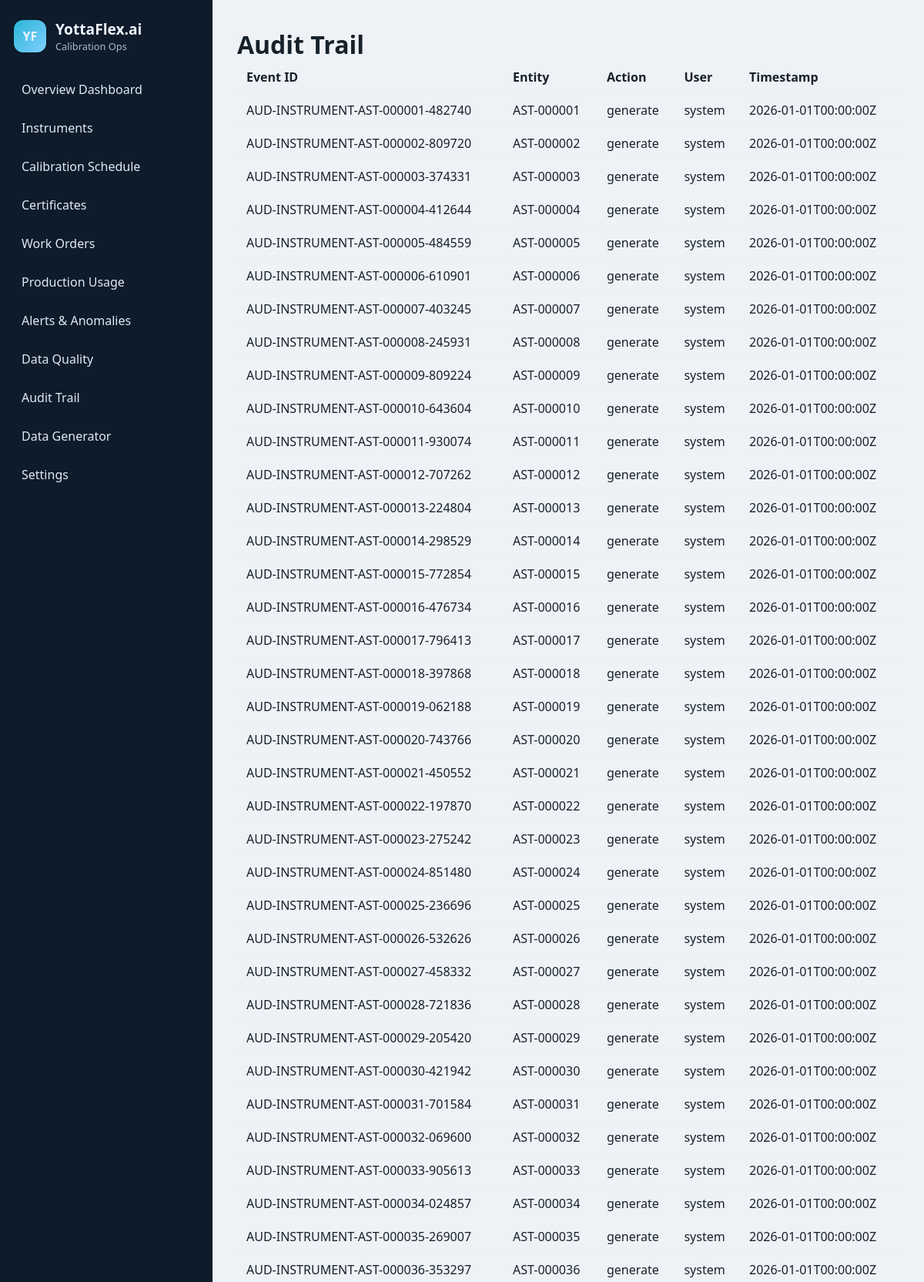
Screenshot of /audit (upper part) with the database file from the repository.
### tables this page shows
CREATE TABLE audit_record (
    id INTEGER PRIMARY KEY AUTOINCREMENT,
    event_id TEXT UNIQUE NOT NULL,
    entity_type TEXT NOT NULL,
    entity_id TEXT NOT NULL,
    action TEXT NOT NULL,
    previous_state TEXT,
    new_state TEXT,
    user_name TEXT NOT NULL,
    created_at TEXT NOT NULL,
    reason TEXT
);

### yottaflex/app.py (the view)
    @app.route('/audit')
    def audit():
        conn = get_connection(app.config['DATABASE_PATH'])
        rows = conn.execute('SELECT * FROM audit_record ORDER BY created_at DESC LIMIT 100').fetchall()
        conn.close()
        return render_template('audit.html', audits=rows)

### yottaflex/db.py (called while the page is built)
def get_connection(database_path=None):
    path = database_path or os.getenv('DATABASE_PATH')
    if not path:
        os.makedirs(str(BASE_DIR / 'data'), exist_ok=True)
        path = str(BASE_DIR / 'data' / 'yottaflex.db')
    os.makedirs(os.path.dirname(path) or '.', exist_ok=True)
    conn = sqlite3.connect(path)
    conn.row_factory = sqlite3.Row
    return conn

### templates/audit.html (shortened to what this page needs)
{% extends 'base.html' %}
{% block content %}
<h1>Audit Trail</h1>
<table class="table">
  <thead><tr><th>Event ID</th><th>Entity</th><th>Action</th><th>User</th><th>Timestamp</th></tr></thead>
  <tbody>
    {% for row in audits %}
    <tr><td>{{ row.event_id }}</td><td>{{ row.entity_id }}</td><td>{{ row.action }}</td><td>{{ row.user_name }}</td><td>{{ row.created_at }}</td></tr>
    {% endfor %}
  </tbody>
</table>
{% endblock %}

### static/styles.css (style rules this page uses)
body { margin:0; font-family:Segoe UI, Arial,sans-serif; background:#eef2f6; color:#17212b; }
h1 { margin: 4px 0 0; font-size:2rem; }
.table { width:100%; border-collapse:collapse; }
.table th, .table td { padding:10px 12px; border-bottom:1px solid #edf1f4; text-align:left; }

### rows the page displays
audit_record: event_id "AUD-INSTRUMENT-AST-000001-482740", entity_id "AST-000001", action "generate", user_name "system", created_at "2026-01-01T00:00:00Z"
audit_record: event_id "AUD-INSTRUMENT-AST-000002-809720", entity_id "AST-000002", action "generate", user_name "system", created_at "2026-01-01T00:00:00Z"
audit_record: event_id "AUD-INSTRUMENT-AST-000003-374331", entity_id "AST-000003", action "generate", user_name "system", created_at "2026-01-01T00:00:00Z"
audit_record: event_id "AUD-INSTRUMENT-AST-000004-412644", entity_id "AST-000004", action "generate", user_name "system", created_at "2026-01-01T00:00:00Z"
audit_record: event_id "AUD-INSTRUMENT-AST-000005-484559", entity_id "AST-000005", action "generate", user_name "system", created_at "2026-01-01T00:00:00Z"
audit_record: event_id "AUD-INSTRUMENT-AST-000006-610901", entity_id "AST-000006", action "generate", user_name "system", created_at "2026-01-01T00:00:00Z"
audit_record: event_id "AUD-INSTRUMENT-AST-000007-403245", entity_id "AST-000007", action "generate", user_name "system", created_at "2026-01-01T00:00:00Z"
audit_record: event_id "AUD-INSTRUMENT-AST-000008-245931", entity_id "AST-000008", action "generate", user_name "system", created_at "2026-01-01T00:00:00Z"
audit_record: event_id "AUD-INSTRUMENT-AST-000009-809224", entity_id "AST-000009", action "generate", user_name "system", created_at "2026-01-01T00:00:00Z"
audit_record: event_id "AUD-INSTRUMENT-AST-000010-643604", entity_id "AST-000010", action "generate", user_name "system", created_at "2026-01-01T00:00:00Z"
audit_record: event_id "AUD-INSTRUMENT-AST-000011-930074", entity_id "AST-000011", action "generate", user_name "system", created_at "2026-01-01T00:00:00Z"
audit_record: event_id "AUD-INSTRUMENT-AST-000012-707262", entity_id "AST-000012", action "generate", user_name "system", created_at "2026-01-01T00:00:00Z"
audit_record: event_id "AUD-INSTRUMENT-AST-000013-224804", entity_id "AST-000013", action "generate", user_name "system", created_at "2026-01-01T00:00:00Z"
audit_record: event_id "AUD-INSTRUMENT-AST-000014-298529", entity_id "AST-000014", action "generate", user_name "system", created_at "2026-01-01T00:00:00Z"
audit_record: event_id "AUD-INSTRUMENT-AST-000015-772854", entity_id "AST-000015", action "generate", user_name "system", created_at "2026-01-01T00:00:00Z"
audit_record: event_id "AUD-INSTRUMENT-AST-000016-476734", entity_id "AST-000016", action "generate", user_name "system", created_at "2026-01-01T00:00:00Z"
audit_record: event_id "AUD-INSTRUMENT-AST-000017-796413", entity_id "AST-000017", action "generate", user_name "system", created_at "2026-01-01T00:00:00Z"
audit_record: event_id "AUD-INSTRUMENT-AST-000018-397868", entity_id "AST-000018", action "generate", user_name "system", created_at "2026-01-01T00:00:00Z"
audit_record: event_id "AUD-INSTRUMENT-AST-000019-062188", entity_id "AST-000019", action "generate", user_name "system", created_at "2026-01-01T00:00:00Z"
audit_record: event_id "AUD-INSTRUMENT-AST-000020-743766", entity_id "AST-000020", action "generate", user_name "system", created_at "2026-01-01T00:00:00Z"
audit_record: event_id "AUD-INSTRUMENT-AST-000021-450552", entity_id "AST-000021", action "generate", user_name "system", created_at "2026-01-01T00:00:00Z"
audit_record: event_id "AUD-INSTRUMENT-AST-000022-197870", entity_id "AST-000022", action "generate", user_name "system", created_at "2026-01-01T00:00:00Z"
audit_record: event_id "AUD-INSTRUMENT-AST-000023-275242", entity_id "AST-000023", action "generate", user_name "system", created_at "2026-01-01T00:00:00Z"
audit_record: event_id "AUD-INSTRUMENT-AST-000024-851480", entity_id "AST-000024", action "generate", user_name "system", created_at "2026-01-01T00:00:00Z"
audit_record: event_id "AUD-INSTRUMENT-AST-000025-236696", entity_id "AST-000025", action "generate", user_name "system", created_at "2026-01-01T00:00:00Z"
audit_record: event_id "AUD-INSTRUMENT-AST-000026-532626", entity_id "AST-000026", action "generate", user_name "system", created_at "2026-01-01T00:00:00Z"
audit_record: event_id "AUD-INSTRUMENT-AST-000027-458332", entity_id "AST-000027", action "generate", user_name "system", created_at "2026-01-01T00:00:00Z"
audit_record: event_id "AUD-INSTRUMENT-AST-000028-721836", entity_id "AST-000028", action "generate", user_name "system", created_at "2026-01-01T00:00:00Z"
audit_record: event_id "AUD-INSTRUMENT-AST-000029-205420", entity_id "AST-000029", action "generate", user_name "system", created_at "2026-01-01T00:00:00Z"
audit_record: event_id "AUD-INSTRUMENT-AST-000030-421942", entity_id "AST-000030", action "generate", user_name "system", created_at "2026-01-01T00:00:00Z"
audit_record: event_id "AUD-INSTRUMENT-AST-000031-701584", entity_id "AST-000031", action "generate", user_name "system", created_at "2026-01-01T00:00:00Z"
audit_record: event_id "AUD-INSTRUMENT-AST-000032-069600", entity_id "AST-000032", action "generate", user_name "system", created_at "2026-01-01T00:00:00Z"
audit_record: event_id "AUD-INSTRUMENT-AST-000033-905613", entity_id "AST-000033", action "generate", user_name "system", created_at "2026-01-01T00:00:00Z"
audit_record: event_id "AUD-INSTRUMENT-AST-000034-024857", entity_id "AST-000034", action "generate", user_name "system", created_at "2026-01-01T00:00:00Z"
audit_record: event_id "AUD-INSTRUMENT-AST-000035-269007", entity_id "AST-000035", action "generate", user_name "system", created_at "2026-01-01T00:00:00Z"
audit_record: event_id "AUD-INSTRUMENT-AST-000036-353297", entity_id "AST-000036", action "generate", user_name "system", created_at "2026-01-01T00:00:00Z"
